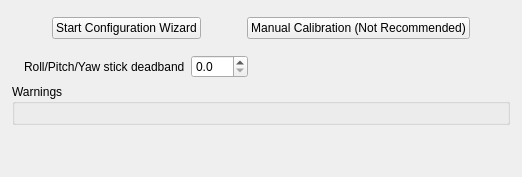
                <widget class="QWidget" name="advancedPage">
                 <layout class="QVBoxLayout" name="verticalLayout_3">
                  <property name="leftMargin">
                   <number>12</number>
                  </property>
                  <property name="topMargin">
                   <number>12</number>
                  </property>
                  <property name="rightMargin">
                   <number>12</number>
                  </property>
                  <property name="bottomMargin">
                   <number>12</number>
                  </property>
                  <item>
                   <layout class="QHBoxLayout" name="horizontalLayout_17">
                    <property name="topMargin">
                     <number>5</number>
                    </property>
                    <item>
                     <spacer name="horizontalSpacer_10">
                      <property name="orientation">
                       <enum>Qt::Horizontal</enum>
                      </property>
                      <property name="sizeHint" stdset="0">
                       <size>
                        <width>40</width>
                        <height>20</height>
                       </size>
                      </property>
                     </spacer>
                    </item>
                    <item>
                     <widget class="QPushButton" name="configurationWizard">
                      <property name="text">
                       <string>Start Configuration Wizard</string>
                      </property>
                      <property name="checkable">
                       <bool>false</bool>
                      </property>
                      <property name="checked">
                       <bool>false</bool>
                      </property>
                      <property name="autoDefault">
                       <bool>false</bool>
                      </property>
                      <property name="default">
                       <bool>false</bool>
                      </property>
                      <property name="flat">
                       <bool>false</bool>
                      </property>
                     </widget>
                    </item>
                    <item>
                     <spacer name="horizontalSpacer_7">
                      <property name="orientation">
                       <enum>Qt::Horizontal</enum>
                      </property>
                      <property name="sizeHint" stdset="0">
                       <size>
                        <width>40</width>
                        <height>20</height>
                       </size>
                      </property>
                     </spacer>
                    </item>
                    <item>
                     <widget class="QPushButton" name="runCalibration">
                      <property name="enabled">
                       <bool>true</bool>
                      </property>
                      <property name="minimumSize">
                       <size>
                        <width>210</width>
                        <height>0</height>
                       </size>
                      </property>
                      <property name="autoFillBackground">
                       <bool>false</bool>
                      </property>
                      <property name="text">
                       <string>Manual Calibration (Not Recommended)</string>
                      </property>
                      <property name="checkable">
                       <bool>true</bool>
                      </property>
                     </widget>
                    </item>
                    <item>
                     <spacer name="horizontalSpacer_9">
                      <property name="orientation">
                       <enum>Qt::Horizontal</enum>
                      </property>
                      <property name="sizeHint" stdset="0">
                       <size>
                        <width>40</width>
                        <height>20</height>
                       </size>
                      </property>
                     </spacer>
                    </item>
                   </layout>
                  </item>
                  <item>
                   <layout class="QVBoxLayout" name="channelSettings">
                    <property name="spacing">
                     <number>0</number>
                    </property>
                   </layout>
                  </item>
                  <item>
                   <spacer name="verticalSpacer_3">
                    <property name="orientation">
                     <enum>Qt::Vertical</enum>
                    </property>
                    <property name="sizeType">
                     <enum>QSizePolicy::Preferred</enum>
                    </property>
                    <property name="sizeHint" stdset="0">
                     <size>
                      <width>20</width>
                      <height>10</height>
                     </size>
                    </property>
                   </spacer>
                  </item>
                  <item>
                   <layout class="QGridLayout" name="gridLayout_3">
                    <item row="0" column="4">
                     <spacer name="horizontalSpacer_3">
                      <property name="orientation">
                       <enum>Qt::Horizontal</enum>
                      </property>
                      <property name="sizeHint" stdset="0">
                       <size>
                        <width>40</width>
                        <height>20</height>
                       </size>
                      </property>
                     </spacer>
                    </item>
                    <item row="0" column="1">
                     <widget class="QLabel" name="labelDeadband">
                      <property name="text">
                       <string>Roll/Pitch/Yaw stick deadband</string>
                      </property>
                     </widget>
                    </item>
                    <item row="0" column="2">
                     <widget class="QDoubleSpinBox" name="deadband">
                      <property name="decimals">
                       <number>1</number>
                      </property>
                      <property name="maximum">
                       <double>100.000000000000000</double>
                      </property>
                      <property name="singleStep">
                       <double>0.100000000000000</double>
                      </property>
                      <property name="objrelation" stdset="0">
                       <stringlist notr="true">
                        <string>objname:ManualControlSettings</string>
                        <string>fieldname:Deadband</string>
                        <string>haslimits:yes</string>
                        <string>scale:0.01</string>
                       </stringlist>
                      </property>
                     </widget>
                    </item>
                    <item row="0" column="0">
                     <spacer name="horizontalSpacer_8">
                      <property name="orientation">
                       <enum>Qt::Horizontal</enum>
                      </property>
                      <property name="sizeType">
                       <enum>QSizePolicy::Fixed</enum>
                      </property>
                      <property name="sizeHint" stdset="0">
                       <size>
                        <width>12</width>
                        <height>20</height>
                       </size>
                      </property>
                     </spacer>
                    </item>
                   </layout>
                  </item>
                  <item>
                   <widget class="QGroupBox" name="gbChannelWarnings">
                    <property name="styleSheet">
                     <string notr="true">* &gt; QLabel {
	color: red;
}</string>
                    </property>
                    <property name="title">
                     <string>Warnings</string>
                    </property>
                    <layout class="QVBoxLayout" name="verticalLayout_14"/>
                   </widget>
                  </item>
                  <item>
                   <spacer name="verticalSpacer_2">
                    <property name="orientation">
                     <enum>Qt::Vertical</enum>
                    </property>
                    <property name="sizeHint" stdset="0">
                     <size>
                      <width>20</width>
                      <height>40</height>
                     </size>
                    </property>
                   </spacer>
                  </item>
                 </layout>
                </widget>
